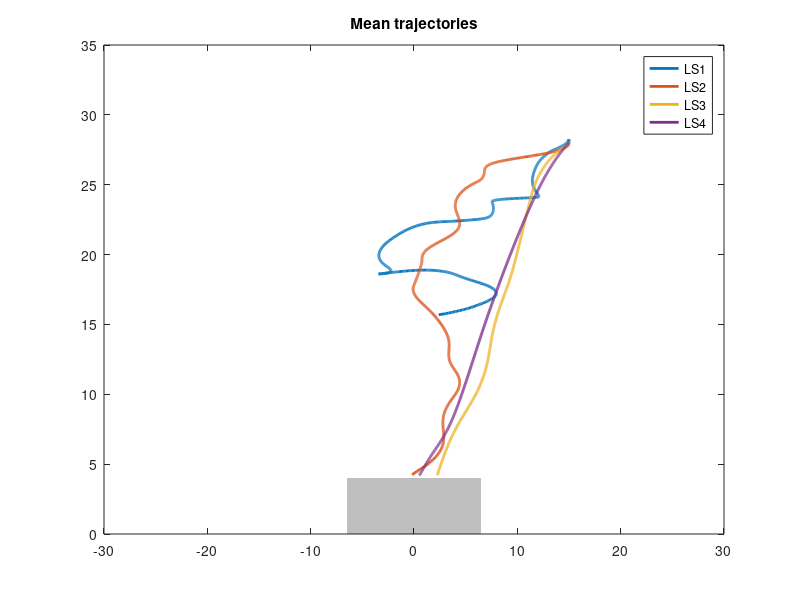

Write MATLAB code to recreate this figure. (Note: this script raises an error after producing the figure.)
%% plottings learning stage trajectories
% This code will plot the trajectories from LS_trajectories.mat

clear; clc; close all;

load("LS_Trajectories.mat");

%organize LS trajectories
LS1 = cell2mat(LS_Trajectories(1,:));
LS2 = cell2mat(LS_Trajectories(2,:));
LS3 = cell2mat(LS_Trajectories(3,:));
LS4 = cell2mat(LS_Trajectories(4,:));
Lstages = {LS1,LS2,LS3,LS4};

%% plot position

%create canonical means (x,y)
for i =1:length(Lstages)
    mean_traj(:,i) = mean(Lstages{i},2);
end

%plot mean trajectories (x,y)
figure; hold on
xlim([-30 30]); ylim([0 35])
title('Mean trajectories')
for k = 1:size(mean_traj,2)
    plot(mean_traj(1:1000,k),mean_traj(1001:2000,k),'LineWidth',2) %plot x and y
    box on
end
patch([-6.5,6.5,6.5,-6.5],[0,0,4,4], 'black','FaceAlpha',.25, 'LineStyle','none')

legend('LS1','LS2','LS3','LS4')
c = colororder(gcf);


% plot canonical trajectories
f2 = figure('units','pixels','outerposition',[100 100 720 540]);
tcl = tiledlayout(2,2);
for j = 1:length(Lstages) % j learning stage 
    nexttile; hold on
    title(['Learning Stage ' num2str(j)])
    for i = 1:size(Lstages{1,j},2) % i trajectories in each learning stage
        plot(Lstages{1,j}(1:1000,i),Lstages{1,j}(1001:2000,i),'LineWidth',1.5,'color',c(j,:))  %plot x and y
        if i == 4
            plot(mean_traj(1:1000,j),mean_traj(1001:2000,j),'LineWidth',3,...
                'color',c(j,:)) %plot x and y
        end
    end
    patch([-6.5,6.5,6.5,-6.5],[0,0,4,4], 'black','FaceAlpha',.25, 'LineStyle','none')
    xlim([-30 30]); ylim([0 35])
    box on
end
tcl.TileSpacing = 'compact';
tcl.Padding = 'compact';
fontsize(tcl,12,'pixels')
exportgraphics(f2,'Learning_Stages.png','Resolution',100)
% saveas(f2, 'Learning_Stages.png')
saveas(f2, 'Learning_Stages.fig')


%% Convex hull

for i = 1:4
    LS_Pos{i} = [];
    conv{i} = [];
    Z{i} = [];
    for j = 1:size(Lstages{1,i},2)
        LS_Pos{i} = [LS_Pos{i}; [Lstages{1,i}(1:1000,j),Lstages{1,i}(1001:2000,j)]];
    end
    conv{i} = convhull(LS_Pos{i});
    Z{i} = zeros(length(LS_Pos{i}));
    Z{i}(conv{i}) = 1;
end


%%
% plot canonical trajectories
f = figure('units','pixels','outerposition',[100 100 1440 270]);
tcl = tiledlayout(1,4);
for i = 1:length(Lstages) % j learning stage 
    nexttile; hold on
    title(['Learning Stage ' num2str(i)])
    p(i) = plot(mean_traj(1:1000,i),mean_traj(1001:2000,i),'LineWidth',3,'color',c(i,:), 'Displayname', strcat('LS ', num2str(i))); %plot x and y
    lp = patch([-7.25,7.25,7.25,-7.25],[0,0,4,4], 'black','FaceAlpha',.25, 'LineStyle','none', 'Displayname', 'Landing Pad');
    patch(LS_Pos{i}(conv{i},1),LS_Pos{i}(conv{i},2),c(i,:),'FaceAlpha',.125,'LineStyle','none')
    xlim([-30 30]); ylim([0 35])
    box on
    hold off
end
tcl.TileSpacing = 'compact';
tcl.Padding = 'compact';
fontsize(tcl,12,'pixels')
exportgraphics(f,'Learning_Stages.png','Resolution',100)
% saveas(f2, 'Learning_Stages.png')
saveas(f, 'Learning_Stages.fig')